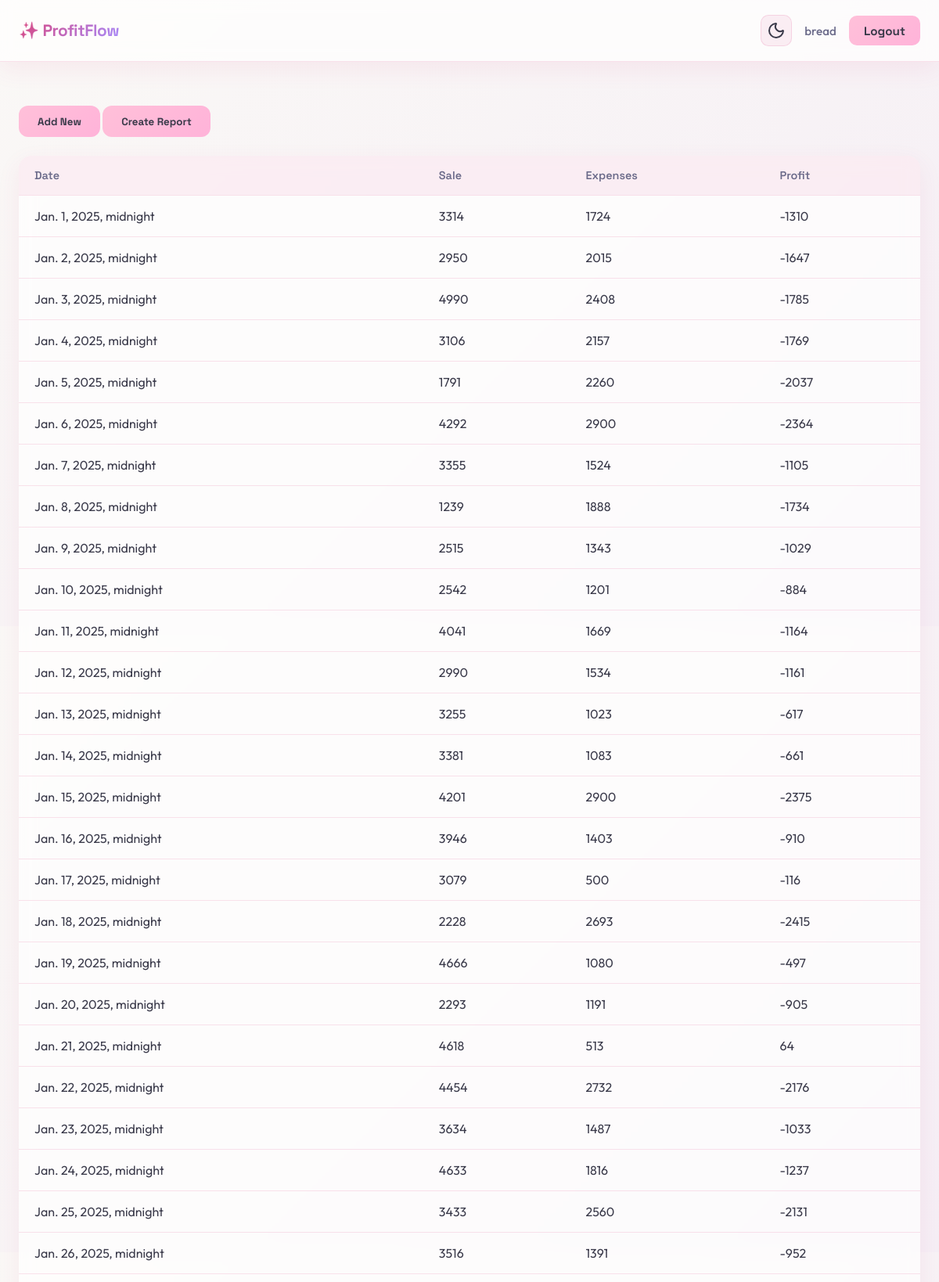
Page /sales/1 (signed in, upper part) on the committed database.
### sales/models.py (models this page shows, shortened)
class Sale (models.Model):
    date = models.DateTimeField()
    sale = models.BigIntegerField(blank=True, default=0)
    expenses = models.BigIntegerField(blank=True, default=0)
    investment =  models.BigIntegerField(blank = True, default= 0)
    profit = models.FloatField(blank=True, default=0)
    business = models.ForeignKey(SaleGroup, related_name= "sales", on_delete= models.CASCADE)
    def refresh_profit(self):
        try:
            computed = int(self.sale * PROFIT_MARGIN) - int(self.expenses)
        except Exception:
            computed = 0
        self.profit = computed
        self.save();
    def save(self, *args, **kwargs):
        print(f"Sale : {self.sale}  , Expenses: {self.expenses}")
        computed = int(self.sale * PROFIT_MARGIN) - int(self.expenses)
        self.profit = computed
        return super().save(*args, **kwargs)

### sales/views.py (the view, shortened to what this page needs)
# urls.py: path('sales/<int:id>' , views.index_business , name= 'index-business' ) ,
def index_business(request, id):
    if not request.user.is_authenticated:
        return redirect("login")
    business = SaleGroup.objects.get(id=id)
    sales = business.sales.all()
    for s in sales :
        s.refresh_profit();
    return render(request, "index_sales.html", {
        "sales": sales,
        "bid": id
    })

### sales/templates/index_sales.html (shortened to what this page needs)
{% extends 'base.html' %}
{% block content %}
<button class="add-btn" id="addBtn">Add New</button>
    <button class="add-btn" id="reportBtn">Create Report</button>
<div class="table-wrapper">
  <table>
    <thead>
      <tr><th>Date</th><th>Sale</th><th>Expenses</th><th>Profit</th></tr>
    </thead>
    <tbody>
      {% for sale in sales %}
      <tr>
        <td>{{ sale.date }}     </td>
        <td>{{ sale.sale }}     </td>
        <td>{{ sale.expenses }} </td>
        <td>{{ sale.profit }}   </td>
      </tr>
      {% endfor %}
    </tbody>
  </table>
</div>
{% endblock %}

### sales/templates/base.html (shortened to what this page needs)
<!doctype html>
<html lang="en" data-theme="light">
<head>
</head>
<body>
  <header>
    <div class="logo">✨ ProfitFlow</div>
    <div class="nav-controls">
      <button class="theme-btn" id="themeToggle" title="Toggle dark mode">
      </button>
      {% if user.is_authenticated %}
        <div class="user">{{ user.username }}</div>
        <form method="post" action="/logout" style="display: inline;">
          <button class="auth-btn">Logout</button>
        </form>
      {% else %}
        <a href="{% url 'login' %}" style="text-decoration: none;">
          <button class="auth-btn">Login</button>
        </a>
      {% endif %}
    </div>
  </header>
  <main>
    {% block content %}{% endblock %}
  </main>
</body>
</html>

### sales/templates/base.html (style rules this page uses)
:root { --bg: #faf8f6; --bg-secondary: #f5eef5; --fg: #3a3a4a; --fg-muted: #6b6b8a; --card-bg: rgba(255, 255, 255, 0.7); --card-border: rgba(217, 70, 127, 0.15); --card-shadow: 0 10px 30px rgba(217, 70, 127, 0.08); --accent: linear-gradient(135deg, #ffc0d9 0%, #ffb3d9 100%); --accent-primary: #d9467f; --accent-secondary: #a78bfa; --accent-tertiary: #60a5fa; --input-bg: rgba(255, 255, 255, 0.8); --input-border: rgba(217, 70, 127, 0.2); --input-fg: #3a3a4a; --hover-bg: rgba(217, 70, 127, 0.08); --transition: all 0.3s cubic-bezier(0.34, 1.56, 0.64, 1); }
* { box-sizing: border-box; margin: 0; padding: 0; }
body { font-family: 'Outfit', system-ui, sans-serif; background: linear-gradient(135deg, var(--bg) 0%, var(--bg-secondary) 100%); color: var(--fg); min-height: 100vh; display: flex; flex-direction: column; transition: var(--transition); }
header { display: flex; justify-content: space-between; align-items: center; padding: 1.2rem 1.5rem; background: var(--card-bg); backdrop-filter: blur(10px); border-bottom: 1px solid var(--card-border); flex-wrap: wrap; gap: 1rem; box-shadow: var(--card-shadow); }
.logo { font-family: 'Space Grotesk', sans-serif; font-weight: 800; font-size: 1.3rem; background: linear-gradient(135deg, var(--accent-primary) 0%, var(--accent-secondary) 100%); -webkit-background-clip: text; -webkit-text-fill-color: transparent; background-clip: text; letter-spacing: -0.02em; }
.nav-controls { display: flex; align-items: center; gap: 1rem; }
.theme-btn { background: var(--hover-bg); border: 1px solid var(--card-border); cursor: pointer; width: 40px; height: 40px; border-radius: 10px; display: flex; align-items: center; justify-content: center; color: var(--fg); transition: var(--transition); }
.user { font-size: 0.95rem; color: var(--fg-muted); font-weight: 500; }
.auth-btn { padding: 0.6rem 1.2rem; border-radius: 10px; border: none; background: var(--accent); color: #3a3a4a; font-weight: 700; font-size: 0.95rem; cursor: pointer; transition: var(--transition); font-family: 'Space Grotesk', sans-serif; }
main { flex: 1; padding: 2rem 1.5rem; max-width: 1400px; margin: 0 auto; width: 100%; }
.table-wrapper { overflow-x: auto; border-radius: 16px; box-shadow: var(--card-shadow); }
table { width: 100%; min-width: 420px; border-collapse: collapse; background: var(--card-bg); border-radius: 16px; overflow: hidden; backdrop-filter: blur(10px); }
th, td { padding: 1rem 1.25rem; border-bottom: 1px solid var(--card-border); text-align: left; white-space: nowrap; }
th { font-size: 0.9rem; font-weight: 600; color: var(--fg-muted); background: var(--hover-bg); font-family: 'Space Grotesk', sans-serif; }
td { color: var(--fg); }
.add-btn { margin: 1.5rem 0; padding: 0.7rem 1.5rem; border-radius: 12px; border: none; background: var(--accent); color: #3a3a4a; cursor: pointer; font-weight: 700; font-family: 'Space Grotesk', sans-serif; transition: var(--transition); }

### rows in the picture
Sale: date "Jan. 1, 2025, midnight", sale "3314", expenses "1724", profit "-1310"
Sale: date "Jan. 2, 2025, midnight", sale "2950", expenses "2015", profit "-1647"
Sale: date "Jan. 3, 2025, midnight", sale "4990", expenses "2408", profit "-1785"
Sale: date "Jan. 4, 2025, midnight", sale "3106", expenses "2157", profit "-1769"
Sale: date "Jan. 5, 2025, midnight", sale "1791", expenses "2260", profit "-2037"
Sale: date "Jan. 6, 2025, midnight", sale "4292", expenses "2900", profit "-2364"
Sale: date "Jan. 7, 2025, midnight", sale "3355", expenses "1524", profit "-1105"
Sale: date "Jan. 8, 2025, midnight", sale "1239", expenses "1888", profit "-1734"
Sale: date "Jan. 9, 2025, midnight", sale "2515", expenses "1343", profit "-1029"
Sale: date "Jan. 10, 2025, midnight", sale "2542", expenses "1201", profit "-884"
Sale: date "Jan. 11, 2025, midnight", sale "4041", expenses "1669", profit "-1164"
Sale: date "Jan. 12, 2025, midnight", sale "2990", expenses "1534", profit "-1161"
Sale: date "Jan. 13, 2025, midnight", sale "3255", expenses "1023", profit "-617"
Sale: date "Jan. 14, 2025, midnight", sale "3381", expenses "1083", profit "-661"
Sale: date "Jan. 15, 2025, midnight", sale "4201", expenses "2900", profit "-2375"
Sale: date "Jan. 16, 2025, midnight", sale "3946", expenses "1403", profit "-910"
Sale: date "Jan. 17, 2025, midnight", sale "3079", expenses "500", profit "-116"
Sale: date "Jan. 18, 2025, midnight", sale "2228", expenses "2693", profit "-2415"
Sale: date "Jan. 19, 2025, midnight", sale "4666", expenses "1080", profit "-497"
Sale: date "Jan. 20, 2025, midnight", sale "2293", expenses "1191", profit "-905"
Sale: date "Jan. 21, 2025, midnight", sale "4618", expenses "513", profit "64"
Sale: date "Jan. 22, 2025, midnight", sale "4454", expenses "2732", profit "-2176"
Sale: date "Jan. 23, 2025, midnight", sale "3634", expenses "1487", profit "-1033"
Sale: date "Jan. 24, 2025, midnight", sale "4633", expenses "1816", profit "-1237"
Sale: date "Jan. 25, 2025, midnight", sale "3433", expenses "2560", profit "-2131"
Sale: date "Jan. 26, 2025, midnight", sale "3516", expenses "1391", profit "-952"

### other values in the picture
{{ user.username }} "bread"
